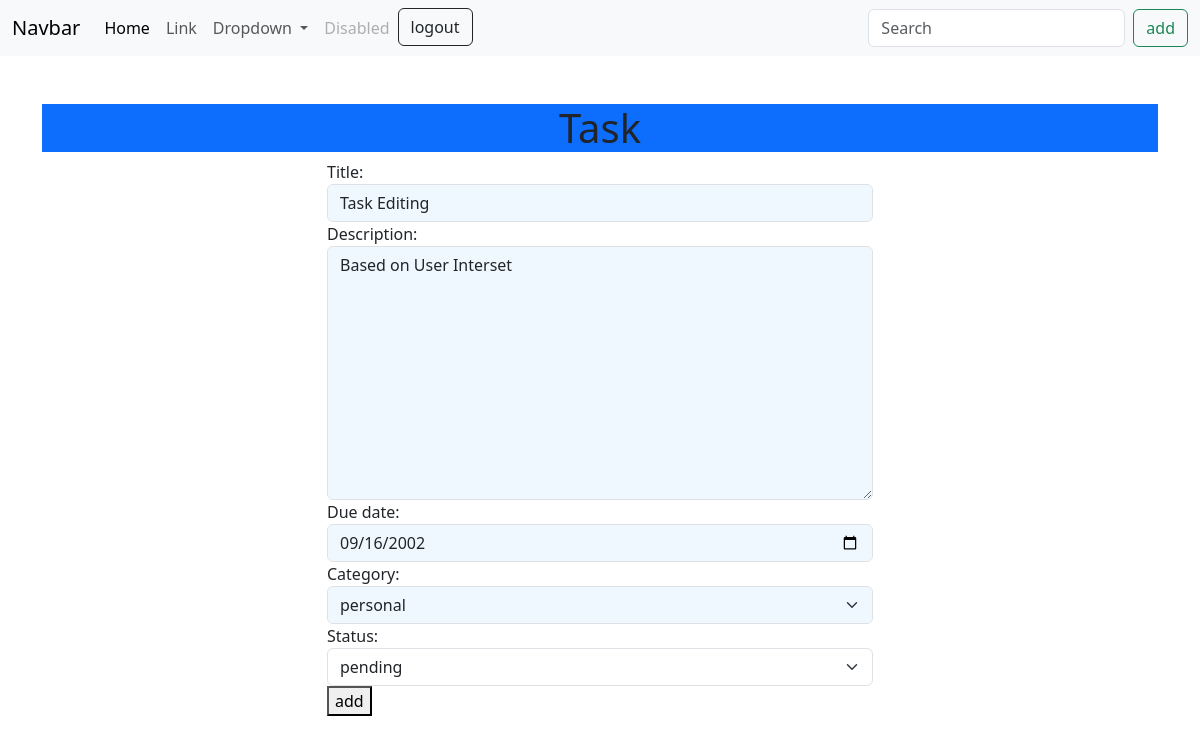
The app's page /tasks/1/change (signed in) with its own data.
### notesworks/models.py (models this page shows, shortened)
class Task(models.Model):
    title=models.CharField(max_length=200)
    description=models.TextField()
    created_date=models.DateTimeField(auto_now_add=True)
    due_date=models.DateTimeField(null=True)
    category_choices=(
        ("personal","personal"),
        ("business","business")
    )
    category=models.CharField(max_length=200,choices=category_choices,default="personal")
    status_choices=(
        ("pending","pending"),
        ("in-progress","in-progress"),
        ("done","done")
    )
    status=models.CharField(max_length=200,choices=status_choices,default="pending")
    user=models.ForeignKey(User,on_delete=models.CASCADE)

### notesworks/views.py (the view, shortened to what this page needs)
# urls.py: path('tasks/<int:pk>/change',views.TaskUpdateView.as_view(),name='task-update'),
@method_decorator(decs,name="dispatch")
class TaskUpdateView(View):
    def get(self,request,*args,**kwargs):
        id=kwargs.get("pk")
        task_obj=Task.objects.get(id=id)
        form_instance=TaskForm(instance=task_obj)
        form_instance.fields["status"]=forms.ChoiceField(choices=Task.status_choices,widget=forms.Select(attrs={"class":"form-control form-select"}),initial=task_obj.status)
        return render(request,"task_edit.html",{"form":form_instance})

### notesworks/forms.py
class TaskForm(forms.ModelForm):
    class Meta:
        model=Task
        exclude=("created_date","status","user")
        widgets={
            "title":forms.TextInput(attrs={"class":"form-control",'style': 'background-color: #f0f8ff;'}),
            "description":forms.Textarea(attrs={"class":"form-control",'style': 'background-color: #f0f8ff;'}),
            "due_date":forms.DateInput(attrs={"class":"form-control","type":"date",'style': 'background-color: #f0f8ff;'}),
            "category":forms.Select(attrs={"class":"form-control form-select",'style': 'background-color: #f0f8ff;'}),
            "user":forms.TextInput(attrs={"class":"form-control",'style': 'background-color: #f0f8ff;'})
        }

### notesworks/templates/task_edit.html (shortened to what this page needs)
{%extends "base.html"%}
{%block main_block%}
<div class="container style: background-color: #f0f8ff;">
    <h1 class="type text d-flex align-items-center justify-content-center mt-5 bg-primary">Task</h1>
    <div class="row">
        <div class="col-3"></div>
        <div class="col-6">
            <form action="" method="post">
                {{form}}
                <button type="submit">add</button>
            </form>
        </div>
        <div class="col-3"></div>
    </div>
</div>
{%endblock%}

### records on screen
Task: title "Task Editing", description "Based on User Interset", due_date "09/16/2002", category "personal", status "pending"
